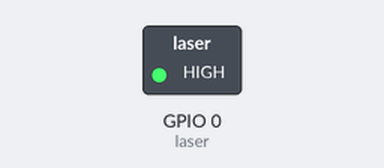
Bench run of a program on a simulated ESP32 board running MicroPython. On the bench: switched loads named in the program (green lamp = pin HIGH).

Above: at 1.0 s.
At 3.0 s:
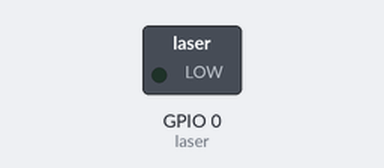
Timing chart, 0 to 5.2 s (numbered marks = the images above):
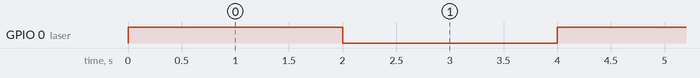

Measured:
- by itself, GPIO 0 (laser): alternates HIGH for 2.0 s and LOW for 2.0 s

The program:

lesson_04_Laser.py
```python
from machine import Pin
import time

laser = Pin(0, Pin.OUT)# Build a laser object, connect the laser to pin 0, and set pin 0 to output mode
while True:
    laser.value(1) # Turn on the laser
    time.sleep(2) # dalay2s
    laser.value(0) # Turn off the laser
    time.sleep(2) # delay2s
```
